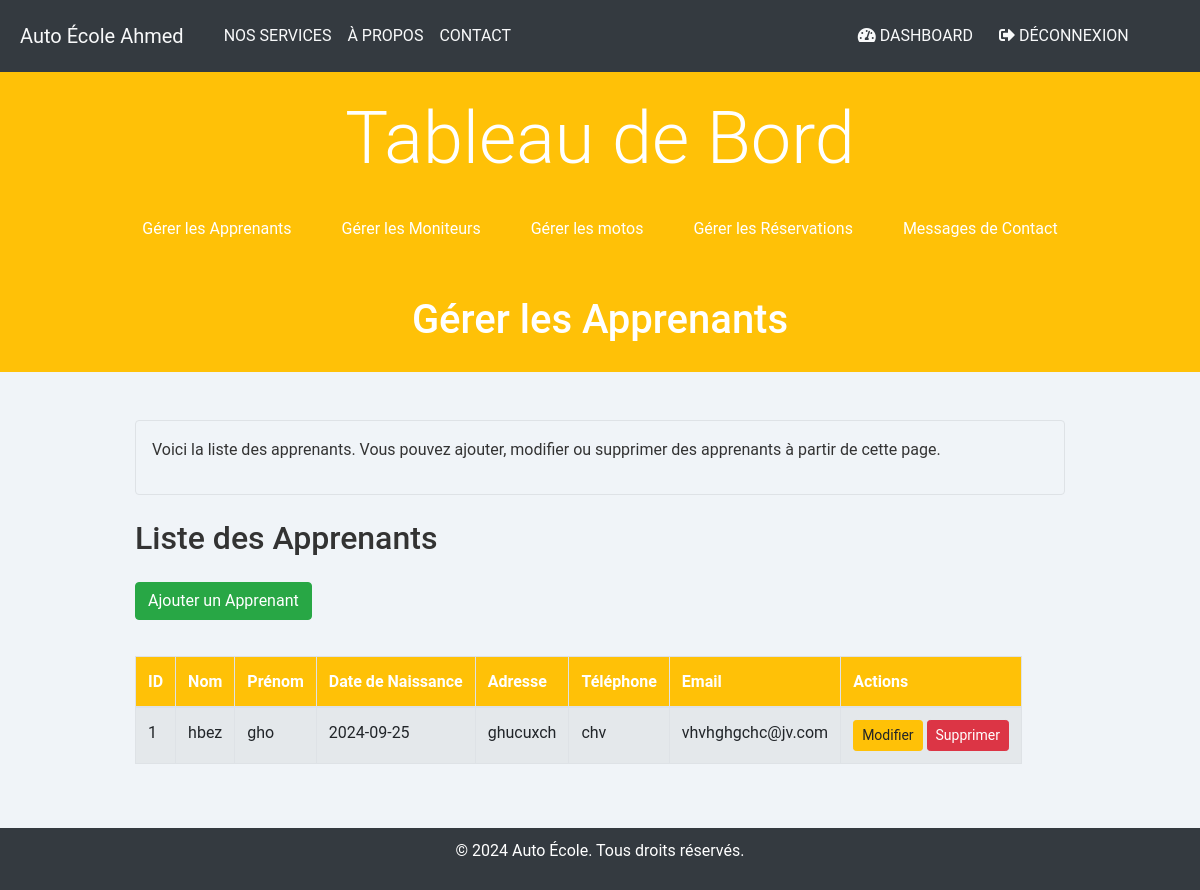
The app's page /dashboard/apprenants.php (signed in) with its own data.
### tables this page shows
CREATE TABLE IF NOT EXISTS `apprenant` (
  `ID_APPRENANT` int(11) NOT NULL AUTO_INCREMENT,
  `Nom` varchar(50) NOT NULL,
  `Prenom` varchar(50) NOT NULL,
  `Date_Naissance` date NOT NULL,
  `Adresse` varchar(100) NOT NULL,
  `Telephone` varchar(15) NOT NULL,
  `Email` varchar(100) NOT NULL,
  `Date_Inscription` date NOT NULL,
  `login` varchar(50) NOT NULL,
  `password` varchar(255) NOT NULL,
  PRIMARY KEY (`ID_APPRENANT`)
);

### dashboard/apprenants.php (the view, shortened to what this page needs)
<?php
include '../includes/header.php';
include '../config/db.php';
include '../includes/navbar.php';
include '../includes/navbarDashboard.php';
try {
    $apprenants = $pdo->query("SELECT * FROM apprenant")->fetchAll();
} catch (PDOException $e) {
    echo "Erreur lors de la récupération des apprenants : " . $e->getMessage();
    exit;
}
?>
<header class="text-center">
    <h1>Gérer les Apprenants</h1>
</header>
<main class="container my-5">
    <div class="welcome-card mb-4 p-3 border rounded">
        <p>Voici la liste des apprenants. Vous pouvez ajouter, modifier ou supprimer des apprenants à partir de cette page.</p>
    </div>
    <div class="card-table">
        <h2 class="mb-4">Liste des Apprenants</h2>
        <a href="/dashboard/apprenants/ajouter_apprenant.php" class="btn btn-success mb-3">Ajouter un Apprenant</a>
        <div class="table-responsive">
            <table class="table table-striped table-bordered">
                <thead style="background-color: #ffc107; color: #ffffff;">
                    <tr>
                        <th>ID</th>
                        <th>Nom</th>
                        <th>Prénom</th>
                        <th>Date de Naissance</th>
                        <th>Adresse</th>
                        <th>Téléphone</th>
                        <th>Email</th>
                        <th>Actions</th>
                    </tr>
                </thead>
                <tbody>
                    <?php if (!$apprenants || empty($apprenants)) : ?>
                        <tr>
                            <td colspan="8" class="text-center">Aucun apprenant trouvé dans la base de données.</td>
                        </tr>
                    <?php else : ?>
                        <?php foreach ($apprenants as $apprenant) : ?>
                            <tr>
                                <td><?= htmlspecialchars($apprenant['ID_APPRENANT']); ?></td>
                                <td><?= htmlspecialchars($apprenant['Nom']); ?></td>
                                <td><?= htmlspecialchars($apprenant['Prenom']); ?></td>
                                <td><?= htmlspecialchars($apprenant['Date_Naissance']); ?></td>
                                <td><?= htmlspecialchars($apprenant['Adresse']); ?></td>
                                <td><?= htmlspecialchars($apprenant['Telephone']); ?></td>
                                <td><?= htmlspecialchars($apprenant['Email']); ?></td>
                                <td>
                                    <a href="/dashboard/apprenants/modifier_apprenant.php?id=<?= urlencode($apprenant['ID_APPRENANT']); ?>" class="btn btn-warning btn-sm">Modifier</a>
                                    <a href="/dashboard/apprenants.php?delete=<?= urlencode($apprenant['ID_APPRENANT']); ?>" onclick="return confirm('Êtes-vous sûr ?')" class="btn btn-danger btn-sm">Supprimer</a>
                                </td>
                            </tr>
                        <?php endforeach; ?>
                    <?php endif; ?>
                </tbody>
            </table>
        </div>
    </div>
</main>
<?php include '../includes/footer.php'; ?>

### assets/css/style.css (style rules this page uses)
* { margin: 0; padding: 0; box-sizing: border-box; font-family: 'Roboto', sans-serif; }
html { height: 100%; }
body { background-color: #f0f4f8; display: flex; flex-direction: column; min-height: 100vh; margin: 0; color: #333; font-size: 16px; line-height: 1.6; }
header { background-color: #ffc107; color: #ffffff; padding: 20px; text-align: center; width: 100%; }
main { flex: 1; display: flex; flex-direction: column; }
table { width: 100%; border-collapse: collapse; margin: 20px 0; overflow-x: auto; display: block; }
table th, table td { padding: 15px; text-align: left; border-bottom: 1px solid #ddd; }
table th { background-color: #ffc107; color: #ffffff; }
@media only screen and (min-width: 1200px) { .container { width: 80%; max-width: 1200px; margin: 0 auto; } }

### records on screen
apprenant: ID_APPRENANT "1", Nom "hbez", Prenom "gho", Date_Naissance "2024-09-25", Adresse "ghucuxch", Telephone "chv", Email "vhvhghgchc@jv.com"

### other values on screen
$title "Tableau de Bord"
$label "Gérer les Apprenants"
$label "Gérer les Moniteurs"
$label "Gérer les motos"
$label "Gérer les Réservations"
$label "Messages de Contact"
